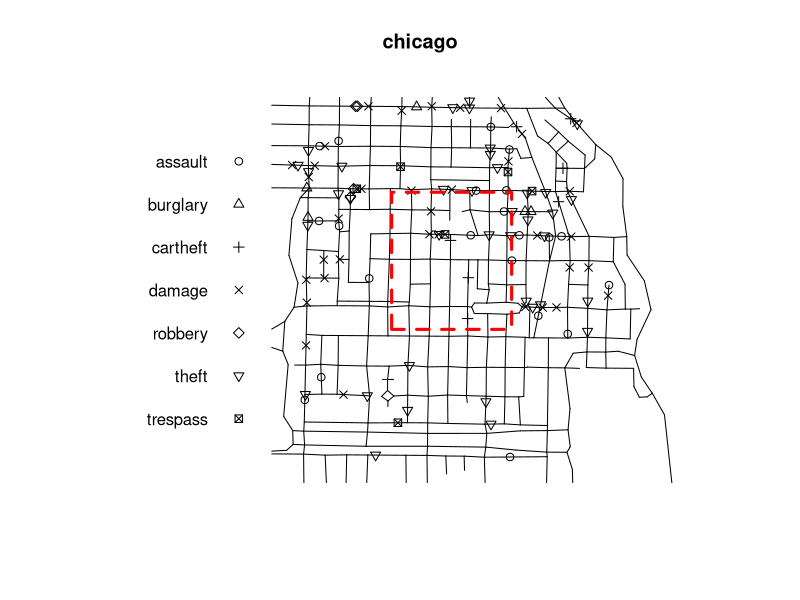
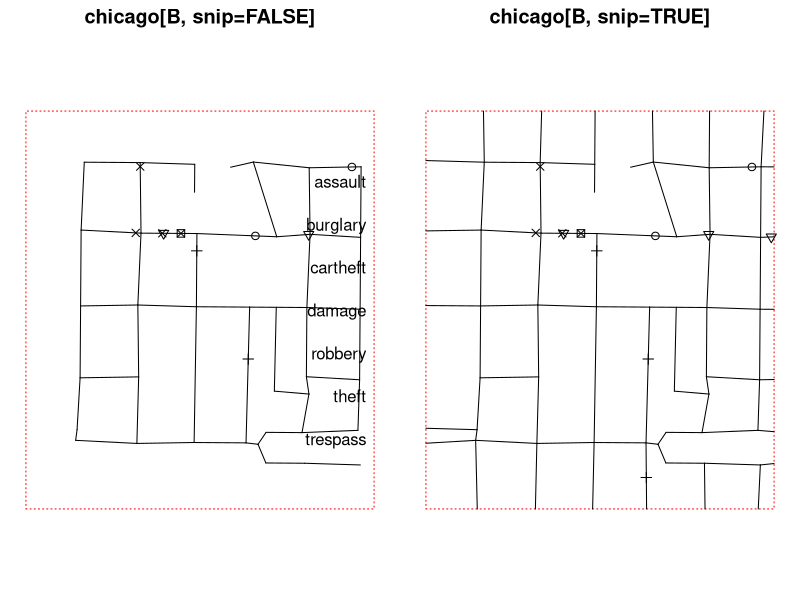

The R script that drew these images, in order:
library(spatstat)


### Name: Extract.lpp
### Title: Extract Subset of Point Pattern on Linear Network
### Aliases: [.lpp
### Keywords: spatial manip

### ** Examples

  # Chicago crimes data - remove cases of assault
  chicago[marks(chicago) != "assault"]
  # equivalent to subset(chicago, select=-assault)

  # spatial window subset
  B <- owin(c(350, 700), c(600, 1000))
  plot(chicago)
  plot(B, add=TRUE, lty=2, border="red", lwd=3)
  op <- par(mfrow=c(1,2), mar=0.6+c(0,0,1,0))
  plot(B, main="chicago[B, snip=FALSE]", lty=3, border="red")
  plot(chicago[, B, snip=FALSE], add=TRUE)
  plot(B, main="chicago[B, snip=TRUE]", lty=3, border="red")
  plot(chicago[, B, snip=TRUE], add=TRUE)
  par(op)
